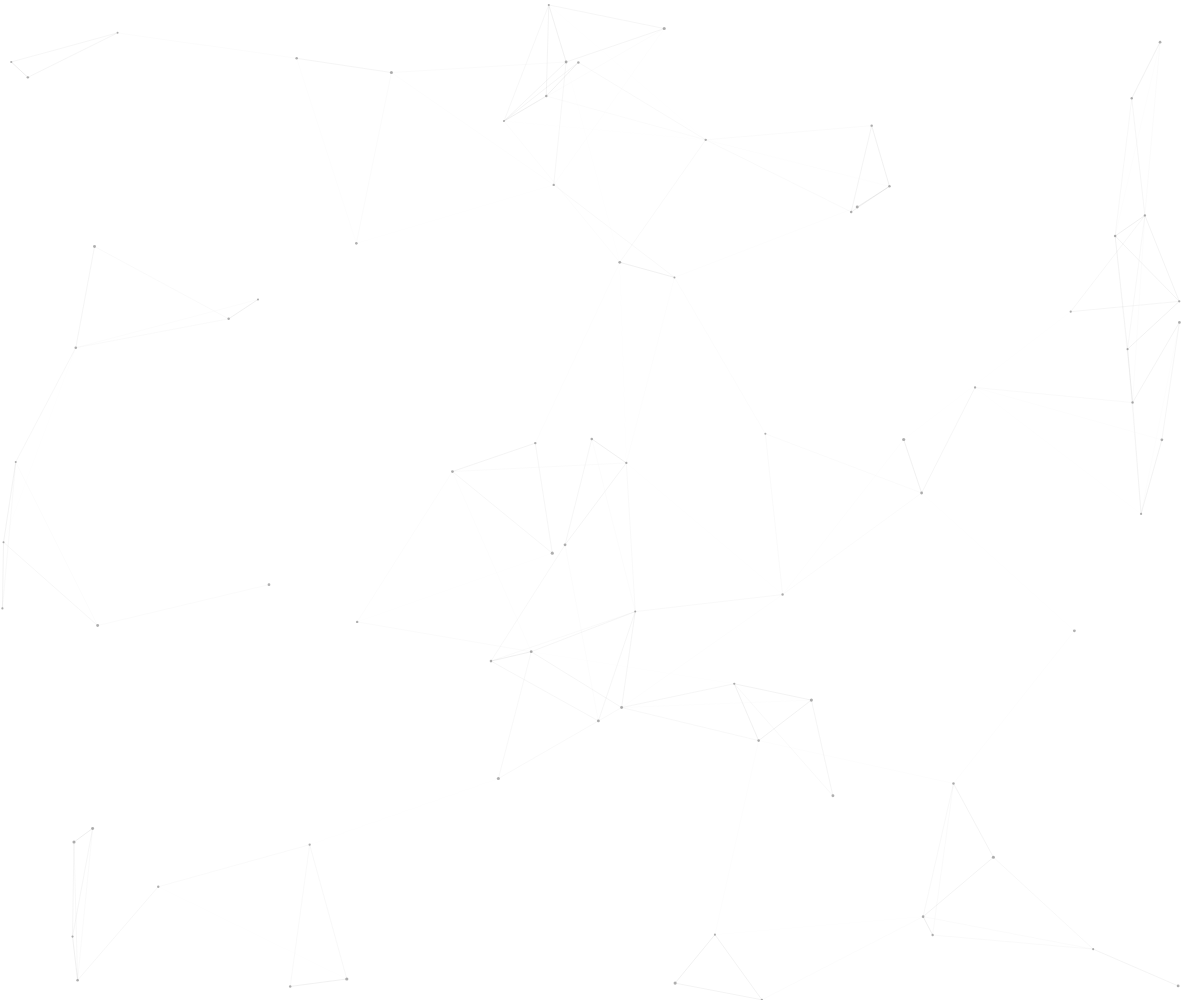
Frame 1 (no input)
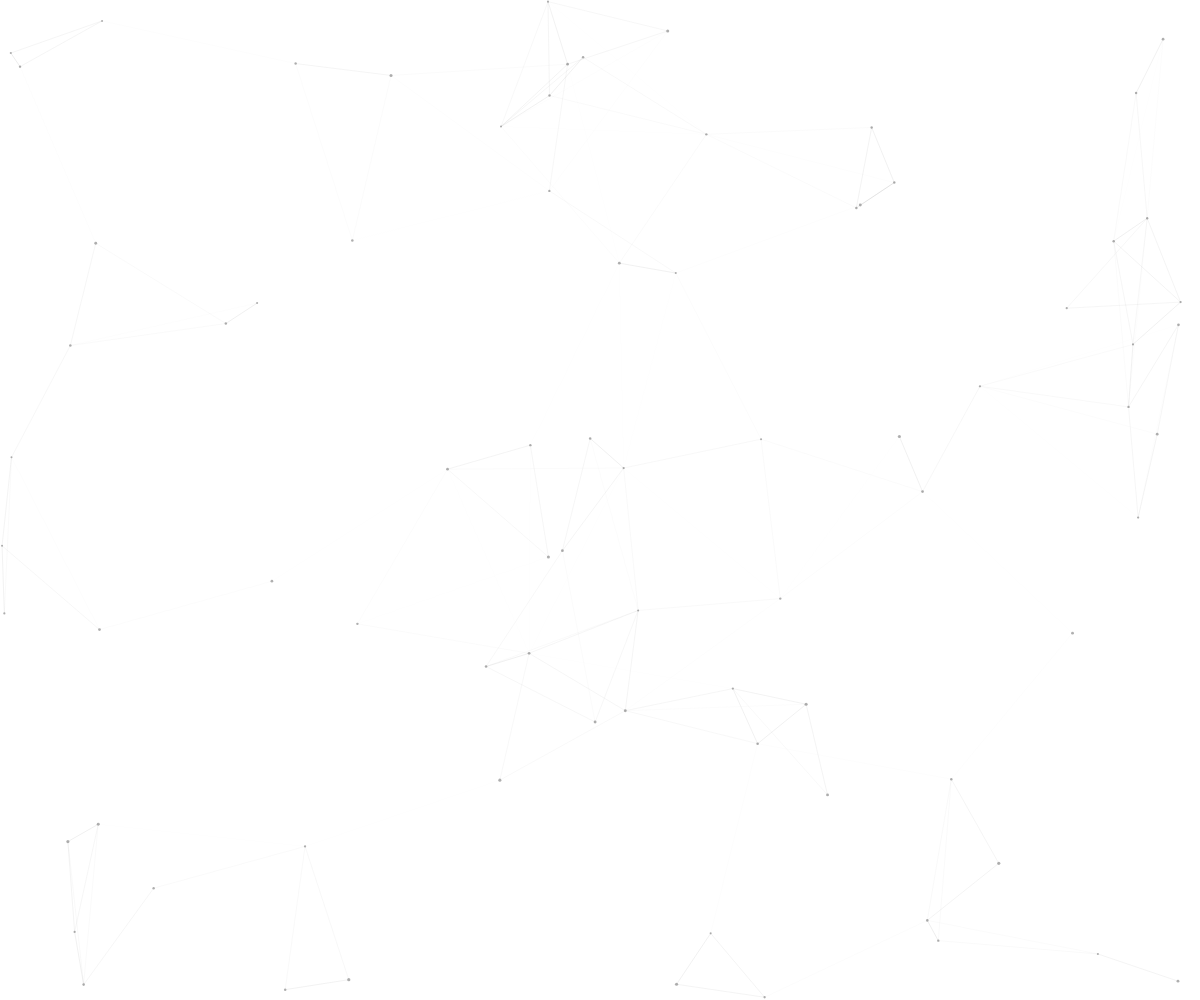
Frame 60 (no input)
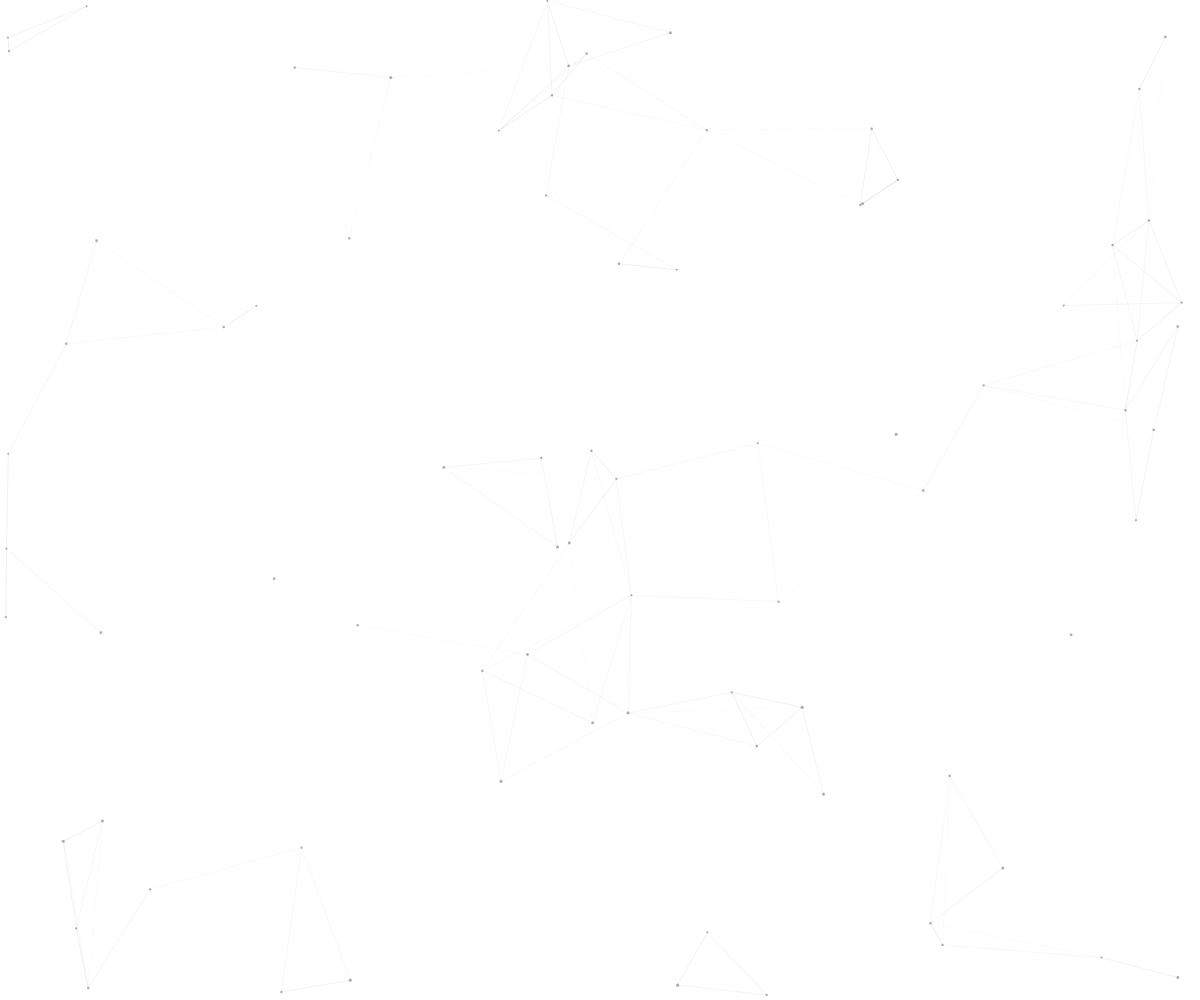
Frame 120 (the mouse pressed at the canvas centre since frame 60)

The p5.js sketch that drew these frames (run headless with seeded random() and noise() and a simulated clock; from frame 60 on, the mouse is pressed at the canvas centre):

// p5.js sketch
// ── sketch.js
let particles = [];
let particleCount = 80;        // 点数量（少一点更高级）
let connectDistance = 220;     // 连线范围（更大结构）
let maxConnections = 3;        // 每个点最多连接几条线

let mouseRadius = 140;         // 鼠标影响范围
let mouseForce = 0.015;        // 鼠标影响强度

function setup() {
  createCanvas(windowWidth, windowHeight);

  for (let i = 0; i < particleCount; i++) {
    particles.push(new Particle());
  }
}

function draw() {
  background(255); // 白色背景

  // 更新粒子
  for (let p of particles) {
    p.move();
    p.reactToMouse();
    p.display();
  }

  // 画连线（控制数量）
  for (let i = 0; i < particles.length; i++) {
    let connections = 0;

    for (let j = i + 1; j < particles.length; j++) {
      if (connections >= maxConnections) break;

      let p1 = particles[i];
      let p2 = particles[j];
      let d = dist(p1.x, p1.y, p2.x, p2.y);

      if (d < connectDistance) {
        let alpha = map(d, 0, connectDistance, 60, 0);

        stroke(140, 140, 140, alpha);
        strokeWeight(0.7);
        line(p1.x, p1.y, p2.x, p2.y);

        connections++;
      }
    }
  }
}

class Particle {
  constructor() {
    this.x = random(width);
    this.y = random(height);

    // ⭐ 很慢的运动（关键）
    this.vx = random(-0.12, 0.12);
    this.vy = random(-0.12, 0.12);

    this.size = random(2, 3.2);
  }

  move() {
    this.x += this.vx;
    this.y += this.vy;

    // 边界反弹
    if (this.x < 0 || this.x > width) this.vx *= -1;
    if (this.y < 0 || this.y > height) this.vy *= -1;
  }

  reactToMouse() {
    let d = dist(this.x, this.y, mouseX, mouseY);

    if (d < mouseRadius) {
      let dx = mouseX - this.x;
      let dy = mouseY - this.y;

      this.vx += dx * mouseForce * 0.01;
      this.vy += dy * mouseForce * 0.01;
    }

    // 限速（防止乱飞）
    this.vx = constrain(this.vx, -0.3, 0.3);
    this.vy = constrain(this.vy, -0.3, 0.3);

    // 阻尼（越来越稳）
    this.vx *= 0.995;
    this.vy *= 0.995;
  }

  display() {
    noStroke();
    fill(120, 120, 120, 150);
    circle(this.x, this.y, this.size);
  }
}

function windowResized() {
  resizeCanvas(windowWidth, windowHeight);
}
